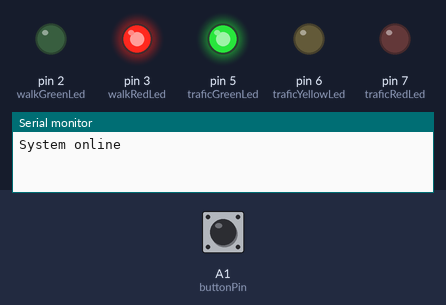
Recording of a sketch running on a simulated Arduino Uno, built with avr-gcc and run on an emulated ATmega328P. Parts: output pins drawn as LEDs (lit = HIGH), the last lines printed to the serial monitor. Dashed ring = blinking. The inputs (shaded band) are chosen by the test bench; at power-on: A1 (buttonPin) LOW.

Above: at 1.2 s.
1.3 s: A1 (buttonPin) pulled HIGH for 0.15 s
At 7.92 s:
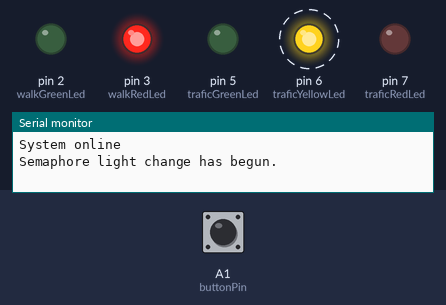
At 12.3 s:
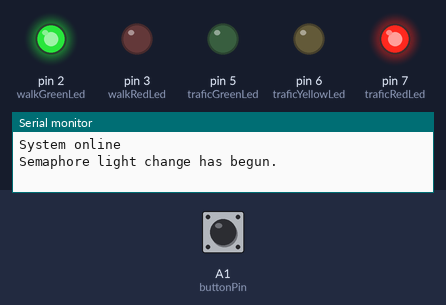
Timing chart, 0 to 19.4 s (numbered marks = the images above; inputs shaded):
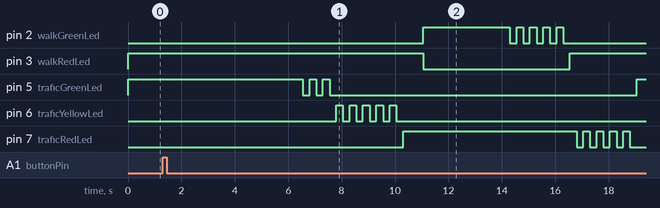

Measured:
- after the input at 1.3 s, pin 2 (walkGreenLed): LOW → HIGH after 9.8 s, then repeats every 0.50 s: LOW 0.25 s, HIGH 0.25 s, until it stays LOW from 16.3 s; pin 3 (walkRedLed): HIGH → LOW after 9.8 s, → HIGH 5.5 s later

The sketch:

semaphore_prj.ino
```cpp
///////////////////////////////
// TIME VARIABLES

// time that the green light stays on after button has been pressed
int delayTraficGreen = 5000;

// time that led stays on when blinking
int delayBlinkOn = 250;

// time that led stays off when blinking
int delayBlinkOff = 250;

// number of times trafic green light blinks before color changes to yellow
int noTraficGreenBlinks = 3;

// number of times trafic yellow light blinks before color changes to red
int noTraficYellowBlinks = 5;

// number of times trafic red light blinks before color changes to green
int noTraficRedBlinks = 5;

// time that walk light stays red before changing to green
int delayWalkRed = 750;

// time that walk light stays green
int delayWalkGreen = 3000;

// number of times walk green light blinks before color changes to red
int noWalkGreenBlinks = 5;

///////////////////////////////

int traficGreenLed = 5;
int traficYellowLed = 6;
int traficRedLed = 7;

int buttonPin = A1;
bool buttonPressed = false;

int walkGreenLed = 2;
int walkRedLed = 3;

void setInitialState(){
  digitalWrite(traficGreenLed, HIGH);
  digitalWrite(traficYellowLed, LOW);
  digitalWrite(traficRedLed, LOW);

  digitalWrite(walkGreenLed, LOW);
  digitalWrite(walkRedLed, HIGH);
}

void setup() {
  // put your setup code here, to run once:
  pinMode(traficGreenLed, OUTPUT);
  pinMode(traficYellowLed, OUTPUT);
  pinMode(traficRedLed, OUTPUT);

  pinMode(buttonPin, INPUT);

  pinMode(walkGreenLed, OUTPUT);
  pinMode(walkRedLed, OUTPUT);

  Serial.begin(9600);
  Serial.println("System online");

  setInitialState();
}

void blinkLed(int ledPin, int delayOn, int delayOff, int noBlinks){
  for(int i=0; i<noBlinks; i++){
    digitalWrite(ledPin, HIGH);
    delay(delayOn);
    digitalWrite(ledPin, LOW);
    delay(delayOff);
  }
}

void loop() {
  // put your main code here, to run repeatedly:
  int buttonRead = digitalRead(buttonPin);
  if(buttonRead == HIGH){
    buttonPressed = true;
  } else {
    buttonPressed = false;
  }

  if(buttonPressed == true){
    Serial.println("Semaphore light change has begun.");
    // Trafic color change from green to yellow to red
    delay(delayTraficGreen);
    blinkLed(traficGreenLed, delayBlinkOn, delayBlinkOff, noTraficGreenBlinks);
    digitalWrite(traficGreenLed, LOW);
    blinkLed(traficYellowLed, delayBlinkOn, delayBlinkOff, noTraficYellowBlinks);
    digitalWrite(traficYellowLed, LOW);
    digitalWrite(traficRedLed, HIGH);


    // Walk color change from red to green
    delay(delayWalkRed);
    digitalWrite(walkRedLed, LOW);
    digitalWrite(walkGreenLed, HIGH);

    // walk color change from green to red
    delay(delayWalkGreen);
    blinkLed(walkGreenLed, delayBlinkOn, delayBlinkOff, noWalkGreenBlinks);
    digitalWrite(walkGreenLed, LOW);
    digitalWrite(walkRedLed, HIGH);

    // blink trafic red light before turning to green
    blinkLed(traficRedLed, delayBlinkOn, delayBlinkOff, noTraficRedBlinks);

    // set leds to initial state (trafic green on - walk red off)
    setInitialState();
    Serial.println("Semaphore back to initial state.");
    buttonPressed = false;
  }
}
```
